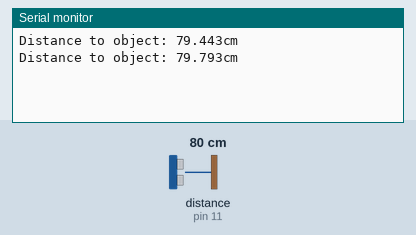
The sketch below on a simulated Arduino Uno, built with avr-gcc and run on an emulated ATmega328P. On the bench: the last lines printed to the serial monitor. Wiring (inferred from the names in the program): ultrasonic range finder: trigger pin 12; echo pin 11. The inputs (shaded band) are chosen by the test bench; at power-on: distance to the obstacle (sensor on pin 11) 80 cm. The echo pulse lasts 58.3 µs per cm.

Above: at 1.8 s.
1.9 s: distance to the obstacle (sensor on pin 11) set to 2 cm
At 2.8 s:
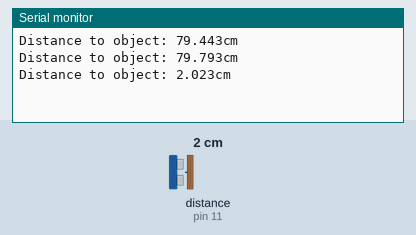
3.4 s: distance to the obstacle (sensor on pin 11) set to 4 cm
At 4.8 s:
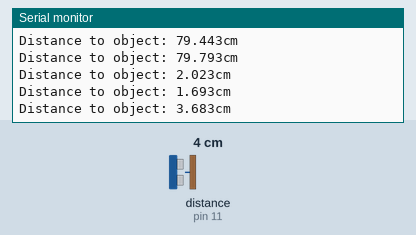
Timing chart, 0 to 6.4 s (numbered marks = the images above; inputs shaded):
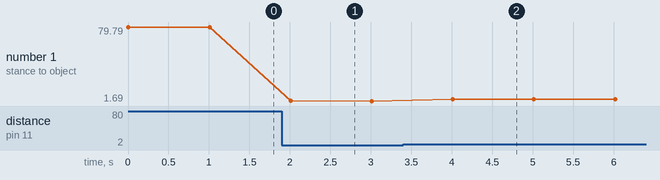

Measured:
- after the input at 1.9 s, the serial monitor: prints a new line after 0.11 s (image 1)
- after the input at 3.4 s, the serial monitor: prints a new line after 0.61 s (image 2)
- plotted number 1: 79.79 → 1.69 after the input at 1.9 s, 1.69 → 3.68 after the input at 3.4 s

The sketch:

UltrasonicDistanceSensor.ino
```cpp
int triggerPin=12;
int echoPin=11;
int pingTravelTime; //How long it takes for the ping to go from the sensor back to the receiver
float pingDistance;
float distanceToObject;

void setup() {
  // put your setup code here, to run once:
  Serial.begin(9600);
  pinMode(triggerPin,OUTPUT);
  pinMode(echoPin,INPUT);
}

void loop() {
  // put your main code here, to run repeatedly:

  //Low, High, Low sequence sends out a pulse
  digitalWrite(triggerPin,LOW);
  delayMicroseconds(10);
  digitalWrite(triggerPin,HIGH);
  delayMicroseconds(10);
  digitalWrite(triggerPin,LOW);

  pingTravelTime=pulseIn(echoPin,HIGH); //Looking through the echoPin and looking for a high pulse

  pingDistance = (0.03419856*pingTravelTime); //This is the total distance (there and back)
  distanceToObject = pingDistance/2;

  Serial.print("Distance to object: ");
  Serial.print(distanceToObject);
  Serial.println("3cm");
  delay(1000);

}
```
